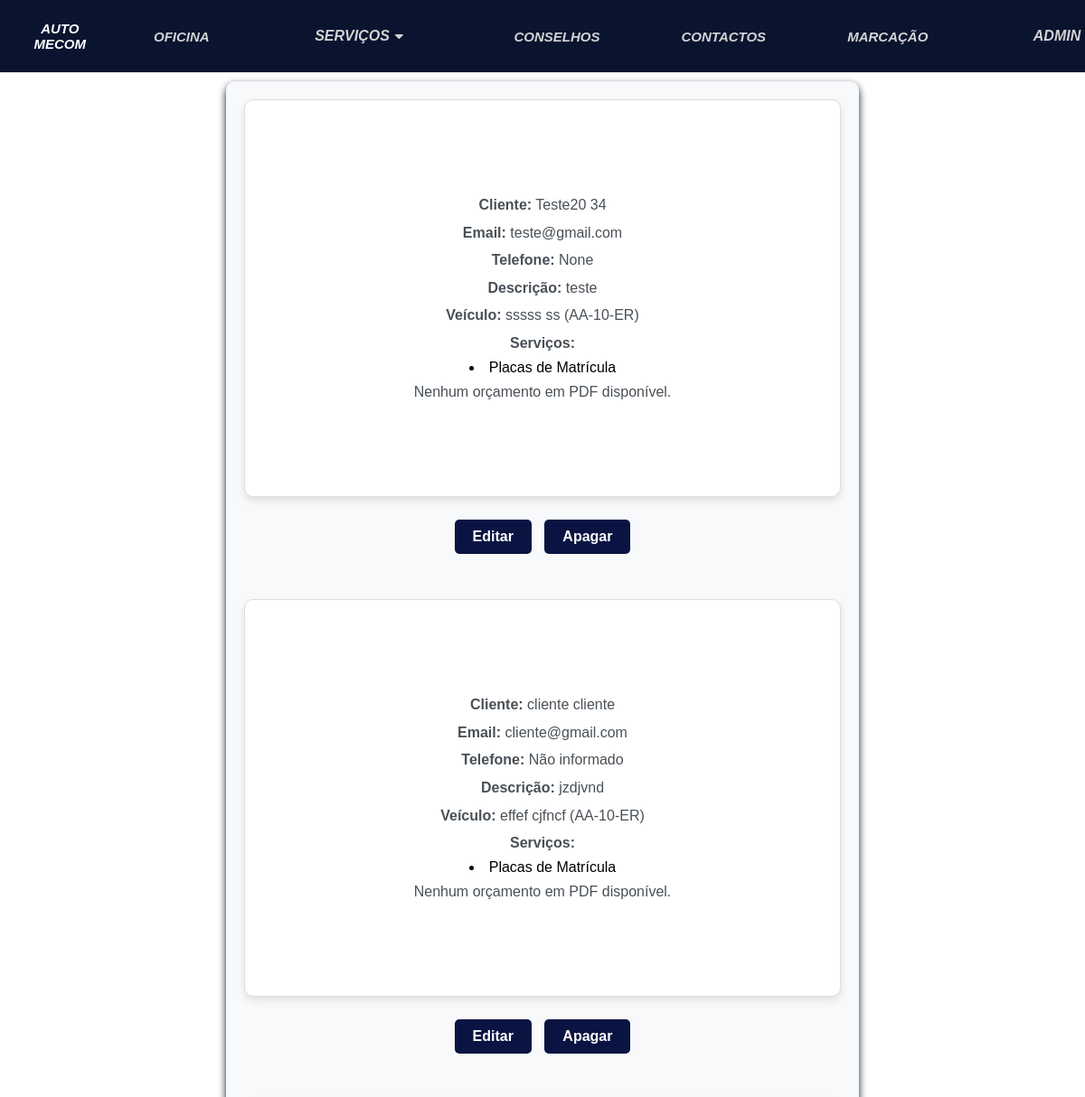
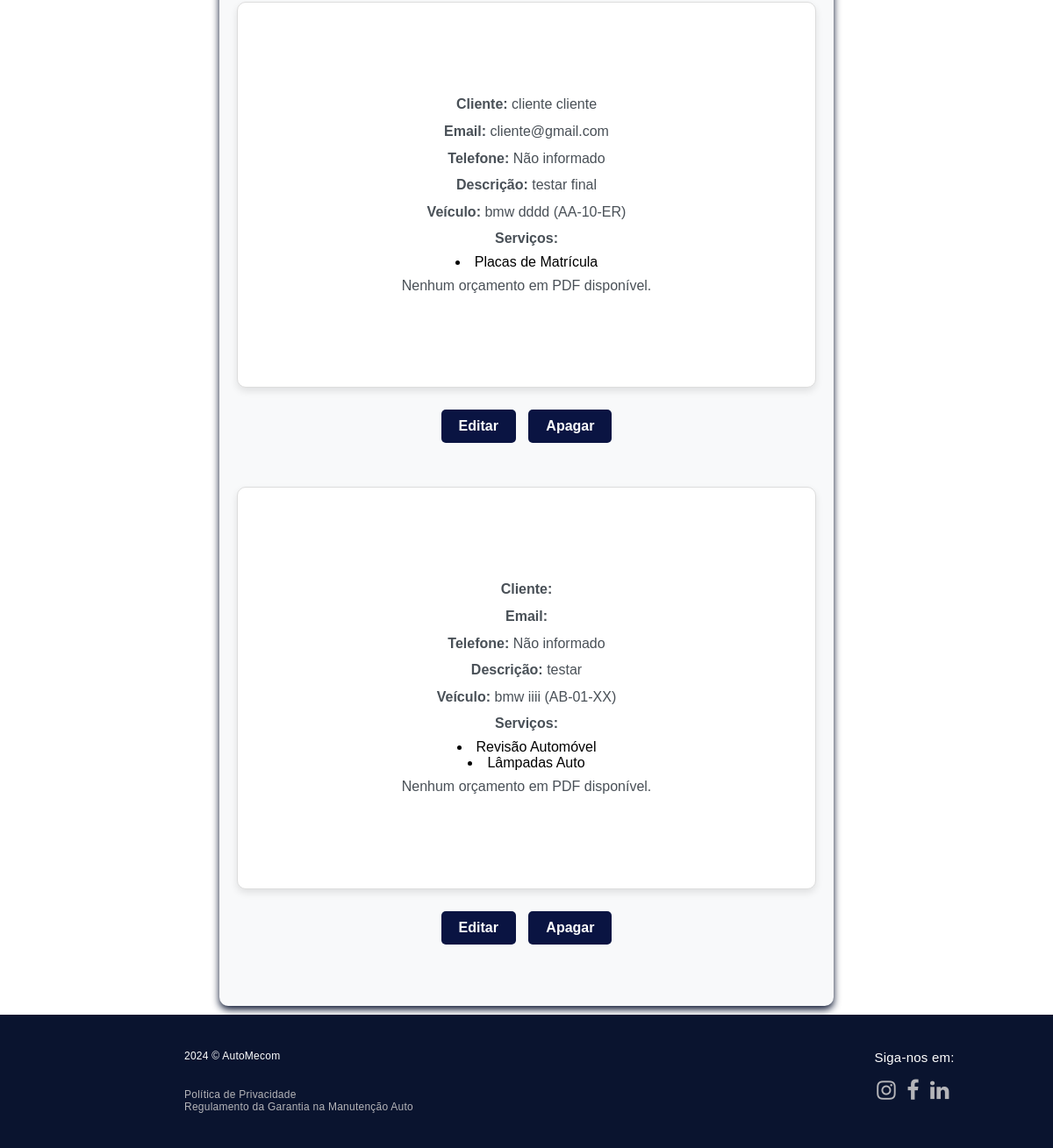
The app's page /orcamentos (signed in) with its own data (2 pictures, top to bottom).
### automecom/models.py (models this page shows, shortened)
class Orcamento(models.Model):
    user = models.ForeignKey(User, on_delete=models.SET_NULL, null=True, blank=True)
    nome = models.CharField(max_length=100, null=True, blank=True)
    apelido = models.CharField(max_length=100, null=True, blank=True)
    email = models.EmailField(null=True, blank=True)
    telefone = models.IntegerField(null=True, blank=True)
    descricao = models.TextField()
    servicos = models.ManyToManyField(Servico)
    veiculo = models.OneToOneField(Veiculo, on_delete=models.CASCADE, null=True, blank=True)
    arquivo_pdf = models.FileField(null=True, blank=True)

class Veiculo(models.Model):
    marca = models.CharField(max_length=200)
    modelo = models.CharField(max_length=200)
    ano = models.PositiveIntegerField(default=0000)
    matricula = models.CharField(max_length=8)
    kms = models.IntegerField(null=False, blank=False)

class Servico(models.Model):
    nome = models.CharField(max_length=50)
    descricao = models.CharField(max_length=350, default="", blank=True)
    tipo = models.ManyToManyField(TipoServico, blank=True)

### automecom/views.py (the view)
# urls.py: path('orcamentos', views.listar_orcamentos, name='orcamentos'),
def listar_orcamentos(request):
    utilizador = None
    orcamentos = None
    if request.user.is_authenticated:  # Verifica se o usuário está autenticado
        try:
            utilizador = Utilizador.objects.get(user=request.user)
        except Utilizador.DoesNotExist:
            messages.error(request, "Usuário não encontrado.")
            return redirect('automecom:login')  # Ou outra lógica para lidar com erro
        if is_administrador(request.user):  # Usuário é administrador
            orcamentos = Orcamento.objects.all()
        else:  # Usuário autenticado e não administrador
            orcamentos = Orcamento.objects.filter(user=request.user)
    return render(request, 'automecom/orcamentos.html', {
        'orcamentos': orcamentos
    })

### automecom/templatetags/custom_tags.py (called while the page is built)
@register.filter(name="is_administrador")
def is_administrador(user):
    if isinstance(user, AnonymousUser):
        return False
    try:
        utilizador = Utilizador.objects.get(user=user)
        print(f"Usuário {user.username} é administrador: {utilizador.administrador}")
    except Utilizador.DoesNotExist:
        return False
    return utilizador.administrador

### automecom/templates/automecom/orcamentos.html (shortened to what this page needs)
<!DOCTYPE html>
<html lang="en">
<head>
</head>
{% extends 'automecom/layout.html' %}
{% load custom_tags %}
{% block main %}
{% load static %}
<body>
<section class="marcacoesSection">
    {% if orcamentos %}
        {% for orcamento in orcamentos %}
            <div class="Serv{% if user|is_administrador %} administrador{% endif %}">
                <div>
                    <br>
                    {% if user|is_administrador %}
                        <p><strong>Cliente:</strong>
                            {% if orcamento.user %}
                                {{ orcamento.user.first_name }} {{ orcamento.user.last_name }}
                            {% else %}
                                {{ orcamento.nome }} {{ orcamento.apelido }}
                            {% endif %}
                        </p>
                        <p><strong>Email:</strong>
                            {% if orcamento.user %}
                                {{ orcamento.user.email }}
                            {% else %}
                                {{ orcamento.email }}
                            {% endif %}
                        </p>
                        <p><strong>Telefone:</strong>
                            {% if orcamento.user %}
                                {{ orcamento.telefone|default:"Não informado" }}
                            {% else %}
                                {{ orcamento.telefone }}
                            {% endif %}
                        </p>
                    {% endif %}
                    <p><strong>Descrição:</strong> {{ orcamento.descricao }}</p>
                    <p><strong>Veículo:</strong> {{ orcamento.veiculo.marca }} {{ orcamento.veiculo.modelo }} ({{ orcamento.veiculo.matricula }})</p>
                    <p><strong>Serviços:</strong></p>
                        {% for servico in orcamento.servicos.all %}
                            <li>{{ servico.nome }}</li>
                        {% endfor %}
                    {% if orcamento.arquivo_pdf %}
    <p><strong>Orçamento em PDF:</strong>
        <a href="{{ orcamento.arquivo_pdf.url }}" target="_blank">Baixar/Visualizar PDF</a>
    </p>
{% else %}
    <p> Nenhum orçamento em PDF disponível.</p>
{% endif %}
                    <br>
                </div>
            </div>
            {% if user|is_administrador %}
                <a href="{% url 'automecom:editarorca' orcamento.id %}" class="botao">Editar</a>
                <a href="{% url 'automecom:apagarorca' orcamento.id %}" class="botao">Apagar</a>
            {% else %}
                <a href="{% url 'automecom:editarorca' orcamento.id %}" class="botao">Alterar</a>
                <a href="{% url 'automecom:apagarorca' orcamento.id %}" class="botaoCancelar">Cancelar</a>
            {% endif %}
            <br>
        {% endfor %}
   {% else %}
    {% if user.is_authenticated %}
        <p class="no-orcamentos">Não há orçamentos no momento.</p>
    {% endif %}
    <a href="{% url 'automecom:orcamento' %}" class="botao">Pedir Orçamento</a>
{% endif %}
</section>
</body>
</html>
{% endblock %}

### automecom/templates/automecom/layout.html (shortened to what this page needs)
{% load custom_tags %}
{% load static %}
<html lang="pt">
<head>
    <link rel="stylesheet" href="https://cdnjs.cloudflare.com/ajax/libs/font-awesome/4.7.0/css/font-awesome.min.css">
    <link rel="stylesheet" href="{% static 'automecom/css/estilos.css' %}">
</head>
<body>
  <header>
      <nav class="logo"><a class="textmenu" href="home">AUTO MECOM</a></nav>
      <nav class="textmenu menu-links">
        <a href="sobre">OFICINA</a>
        <div class="subnav">
            <a class="subnavbtn" href="servicos">SERVIÇOS <i class="fa fa-caret-down"></i></a>
        </div>
        <a href="conselhos">CONSELHOS</a>
        <a href="contactos">CONTACTOS</a>
        <a href="marcacao">MARCAÇÃO</a>
        <div class="subnav">
        {% if request.user.is_authenticated %}
            <a class="subnavbtn">{{ user.username }}<i class="fa fa-caret-down"></i></a>
        {% endif %}
        </div>
    </nav>
  </header>
  <div class="espace"></div>
  <main>
  <div class="conteudo">
      {% block main %}
      {% endblock main %}
    <footer>
      <div class="creditos">
          <div class="container">
              <div class="leftsubmenu">
                  <div>
                      <ul class="sub-menu">
                          <p>2024 © AutoMecom</p>
                          <br>
                            <li><a href="privacidade.html">Política de Privacidade</a></li>
                            <li><a href="garantia.html">Regulamento da Garantia na Manutenção Auto</a></li>
                      </ul>
                  </div>
              </div>
              <div class="rightsubmenu">
                  <p>Siga-nos em:</p>
                  <div class="social">
                      <a><a href="//www.instagram.com/automecom/" target="_blank"><i class="fa fa-instagram" style="font-size:25px;"></i></a></a>
                      <a><a href="" target="_blank"><i class="fa fa-facebook" style="font-size:25px;"></i></a></a>
                      <a><a href="" target="_blank"><i class="fa fa-linkedin" style="font-size:25px;"></i></a></a>
                  </div>
              </div>
          </div>
      </div>
  </footer>
</body>
</html>

### automecom/static/automecom/css/estilos.css (style rules this page uses)
* { padding: 0; margin: 0; box-sizing:border-box; font-family: sans-serif; }
header { height: 10vh; background: rgb(10, 20, 47); color: white; top: 0; z-index: 1000; position: fixed; display:flex; justify-content: space-between; align-items: center; width:100% }
.espace { height: 10vh; width:100% }
header nav { display:flex; justify-content: flex-end; }
nav { height: 100%; }
nav a { padding: 0 2.5em; text-decoration: none; color: lightgray; overflow: hidden; height: 100%; display: flex; justify-content: center; align-items: center; }
.subnav a { padding: 0 4em; text-decoration: none; font-size: 1rem; color: lightgray; overflow: hidden; height: 100%; }
.subnavbtn { z-index: 2; }
main { display: flex; margin: auto; flex-direction: column; min-height: 95vh; background-color:white; box-sizing: border-box; padding: 0px; width:100%; }
.conteudo { width: 100%; max-width: 1200px; margin:auto; padding : 10px; }
footer { position: relative; height: auto; display: flex; flex-direction:column; justify-content: flex-end; align-items: center; background: #0A142FFF; color: white; text-align: center; padding: 20px 0; bottom: 0; width: 100%; box-sizing: border-box; }
footer .creditos { background: #0A142FFF; width: 100%; font-size: 12px; font-weight: normal; letter-spacing: 0.24px; color: #ffffff; padding: 20px 0; margin: 0; }
footer .creditos .container { display: flex; flex-wrap: wrap; }
.container, .container-fluid { position: relative; width: 100%; padding: 0 20px; }
footer .creditos .container div { text-align: right; }
footer .rightsubmenu { color: white; font-size: 15px; margin-left: 200px; }
.leftsubmenu { padding-left: 10px; -ms-flex: 0 0 66.666667%; flex: 0 0 66.666667%; max-width: 66.666667%; display: flex; }
footer ul { padding-left: 180px; list-style: none; text-align: left; }
footer .creditos a { color:#B5B5B9; }
footer .creditos ul { font-size: 12px; }
.sub-menu a { color: white; text-decoration: none; }
p { margin-top: 0; margin-bottom: 1rem; }
footer .social { font-size: 0; padding: 5px 0; text-align: right; margin-top: -10px; }
.fa { padding: 6px; }
* { box-sizing:border-box }
.textmenu { font-size: 15px; color: white; font-weight: 550; letter-spacing: normal; text-transform: uppercase; text-align: center; position: relative; font-style: italic; }
.marcacoesSection { background-color: #f8f9fa; padding: 20px; margin: 0 auto; max-width: 700px; box-shadow: 0 4px 8px rgb(10, 20, 47); transition: transform 0.3s ease, box-shadow 0.3s ease; }
section { background-color: rgb(10, 20, 66); padding: 20px; border-radius: 10px; margin: 20px; text-align: center; }
.Serv { background-color: #ffffff; border: 1px solid #ddd; padding: 80px; margin-bottom: 5px; border-radius: 10px; box-shadow: 0 4px 8px rgba(0, 0, 0, 0.1); transition: transform 0.3s ease, box-shadow 0.3s ease; }
.Serv p { font-size: 16px; color: #495057; line-height: 1.6; margin: 5px 0; }
.botao { display: inline-block; background-color: rgb(10, 20, 66); color: #ffffff; text-align: center; padding: 10px 20px; margin: 20px 5px; margin-bottom:50px; border-radius: 5px; text-decoration: none; font-size: 16px; font-weight: bold; transition: background-color 0.3s ease, transform 0.2s ease; }
ul, ol { margin: 0; padding: 0 0 0 20px; }
.menu-links { display: flex; gap: 15px; }

### records on screen
Orcamento: nome "Teste20", apelido "34", email "teste@gmail.com", telefone "None", descricao "teste", veiculo.marca "sssss", veiculo.modelo "ss", veiculo.matricula "AA-10-ER", arquivo_pdf "Nenhum orçamento em PDF disponível."
Servico: nome "Placas de Matrícula"
Orcamento: user.first_name "cliente", user.last_name "cliente", user.email "cliente@gmail.com", telefone "Não informado", descricao "jzdjvnd", veiculo.marca "effef", veiculo.modelo "cjfncf", veiculo.matricula "AA-10-ER", arquivo_pdf "Nenhum orçamento em PDF disponível."
Orcamento: user.first_name "cliente", user.last_name "cliente", user.email "cliente@gmail.com", telefone "Não informado", descricao "testar final", veiculo.marca "bmw", veiculo.modelo "dddd", veiculo.matricula "AA-10-ER", arquivo_pdf "Nenhum orçamento em PDF disponível."
Orcamento: telefone "Não informado", descricao "testar", veiculo.marca "bmw", veiculo.modelo "iiii", veiculo.matricula "AB-01-XX", arquivo_pdf "Nenhum orçamento em PDF disponível."
Servico: nome "Revisão Automóvel"
Servico: nome "Lâmpadas Auto"

### other values on screen
{{ user.username }} "ADMIN"
